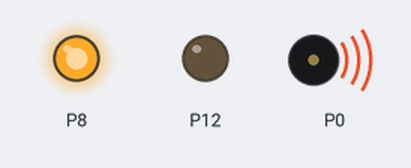
The program below on a simulated BBC micro:bit running MicroPython. On the bench: output pins drawn as LEDs (lit = HIGH), buzzer (waves = sounding).

Above: at 1.4 s.
At 4.9 s:
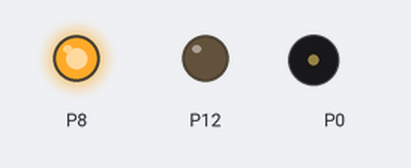
At 7.4 s:
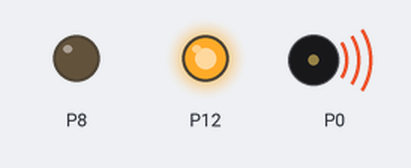
At 10.9 s:
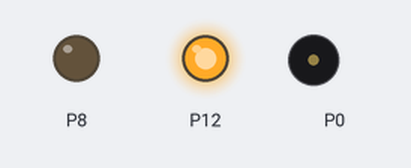
Timing chart, 0 to 15.6 s (numbered marks = the images above):
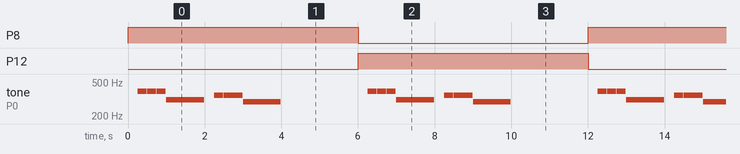

Measured:
- by itself, P8, P12: alternates HIGH for 6.0 s and LOW for 6.0 s
- by itself, tone on P0: repeats every 6.0 s: 2 × (silent 0.01 s, 392 Hz 0.24 s), silent 0.01 s, 311 Hz 0.99 s, silent 0.26 s, 3 × (349 Hz 0.24 s, silent 0.01 s), 294 Hz 0.99 s, silent 2.3 s, 392 Hz 0.24 s

The program:

LED_lights_flash.py
```python
from microbit import *
import music


while True:
    pin8.write_digital(1)
    pin12.write_digital(0)
    music.play(music.DADADADUM, pin=pin0, wait=True)
    sleep(2000)
    pin8.write_digital(0)
    pin12.write_digital(1)
    music.play(music.DADADADUM, pin=pin0, wait=True)
    sleep(2000)
```
